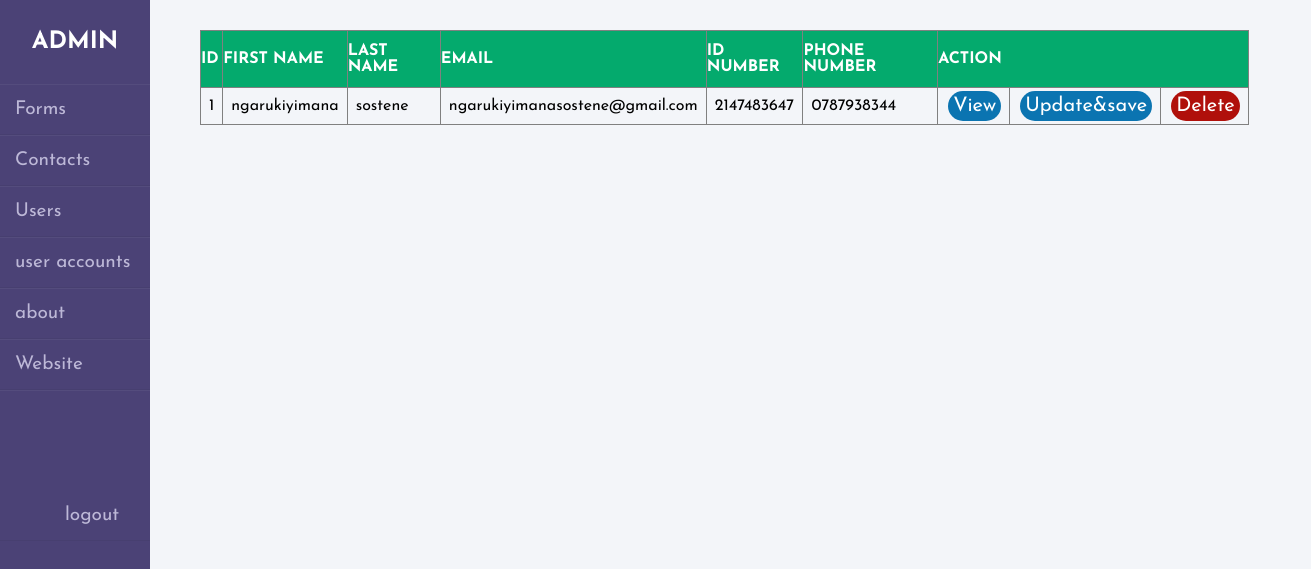
The app's page /admin.php, older data.
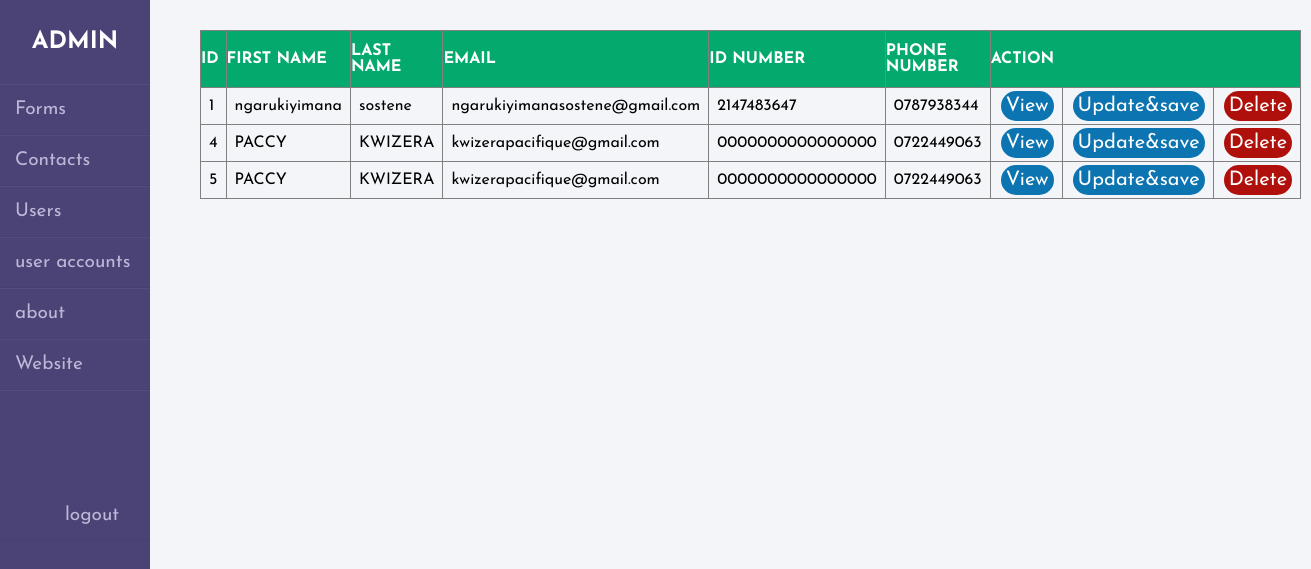
The same page, newer data.
### tables this page shows
CREATE TABLE `citzen` (
  `id` int(11) NOT NULL,
  `firstName` varchar(50) DEFAULT NULL,
  `lastName` varchar(50) DEFAULT NULL,
  `email` varchar(255) DEFAULT NULL,
  `idNumber` varchar(25) DEFAULT NULL,
  `phoneNumber` varchar(12) DEFAULT NULL,
  `moveDate` date DEFAULT NULL,
  `gender` text DEFAULT NULL,
  `maritalStatus` text DEFAULT NULL,
  `sector` text DEFAULT NULL,
  `cell` text DEFAULT NULL,
  `village` text DEFAULT NULL,
  `reason` text DEFAULT NULL,
  `fileUpload` varchar(100) NOT NULL
);

### forms.php (the view, shortened to what this page needs)
<?php
include_once("database.php");
    $result = "SELECT* FROM citzen;";
    $grab = mysqli_query($conn, $result);
    if (!$result) {
        echo "Something is wrong" . mysqli_error($con);
    } else {
?>
        <table border="1">
            <tr>
                <th>ID</th>
                <th>FIRST NAME</th>
                <th>LAST NAME</th>
                <th>EMAIL</th>
                <th>ID NUMBER</th>
                <th>PHONE NUMBER</th>
                <th colspan="3">ACTION</th>
            </tr>
            <?php
            while ($row = mysqli_fetch_assoc($grab)) {
            ?>
                <tr>
                    <td><?php echo $row["id"]; ?></td>
                    <td><?php echo $row["firstName"]; ?></td>
                    <td><?php echo $row["lastName"]; ?></td>
                    <td><?php echo $row["email"]; ?></td>
                    <td><?php echo $row["idNumber"]; ?></td>
                    <td><?php echo $row["phoneNumber"]; ?></td>
                    <td><a id="view" href="view.php?id=<?php echo $row['id']; ?>">View</a></td>
                    <td><a id="view" href="updatedata.php?id=<?php echo $row['id']; ?>">Update&save</a></td>
                    <td><a id="delete" href="deletedata.php?id=<?php echo $row['id']; ?>">Delete</a></td>
                </tr>
    <?php
            }
            echo "</table>";
        }
    ?>
    <!DOCTYPE html>
    <html lang="en">
    <head>
    </head>
    <body>
    </body>
    </html>

### admin.php (shortened to what this page needs)
<!DOCTYPE html>
<html lang="en">
<head>
    <link rel="stylesheet" href="adminstyles.css">
</head>
<body>
    <div class="wrapper">
        <div class="sidebar">
            <h2>ADMIN</h2>
            <ul>
                <div>
                    <li><a href="admin.php?page=forms" name="1">Forms</a></li>
                </div>
                <li><a href="admin.php?page=admincontacts">Contacts</a></li>
                <li><a href="admin.php?page=usersadmin">Users</a></li>
                <li><a href="admin.php?page=useraccount">user accounts</a></li>
                <li><a href="admin.php?page=aboutadmin">about</a></li>
                <li><a href="index.php">Website</a></li>
                <li><a href="logoutadmin.php" class="logout">logout</a></li>
            </ul>
        </div>
        <?php
        $page = isset($_GET['page']) ? $_GET['page'] : "forms";
        include $page . '.php';
        ?>
</body>
</html>

### adminstyles.css (style rules this page uses)
* { margin: 0; padding: 0; box-sizing: border-box; list-style: none; text-decoration: none; font-family: 'Josefin Sans', sans-serif; }
body { background-color: #f3f5f9; }
.wrapper { display: flex; position: relative; }
.wrapper .sidebar { width: 150px; height: 100%; background: #4b4276; padding: 30px 0px; position: fixed; }
.wrapper .sidebar h2 { color: #fff; text-transform: uppercase; text-align: center; margin-bottom: 30px; }
.wrapper .sidebar ul li { padding: 15px; border-bottom: 1px solid #bdb8d7; border-bottom: 1px solid rgba(0,0,0,0.05); border-top: 1px solid rgba(255,255,255,0.05); }
.wrapper .sidebar ul li a { color: #bdb8d7; display: block; font-size: 19px; }
.logout { left: 20px; margin-left: 50px; }
.logout { margin-top: 100px; width: 125px; }

### forms.php (style rules this page uses)
#delete { background-color: #B0100B; font-size:20px; padding:5px; color:#ffff; margin-left:2px; border-radius:20px; }
#view { background-color: #0B74B1; font-size:20px; padding:5px; color:#ffff; margin-left:2px; border-radius:20px; }
table { margin-left: 200px; top: 30px; position: relative; border-collapse: collapse; width: 80%; }
th { padding-top: 12px; padding-bottom: 12px; text-align: left; background-color: #04AA6D; color: white; }
td { padding:8px; }

Row changes from the older to the newer data that the page shows:
added citzen: id "4", firstName "PACCY", lastName "KWIZERA", email "kwizerapacifique@gmail.com", idNumber "0000000000000000", phoneNumber "0722449063"
added citzen: id "5", firstName "PACCY", lastName "KWIZERA", email "kwizerapacifique@gmail.com", idNumber "0000000000000000", phoneNumber "0722449063"
